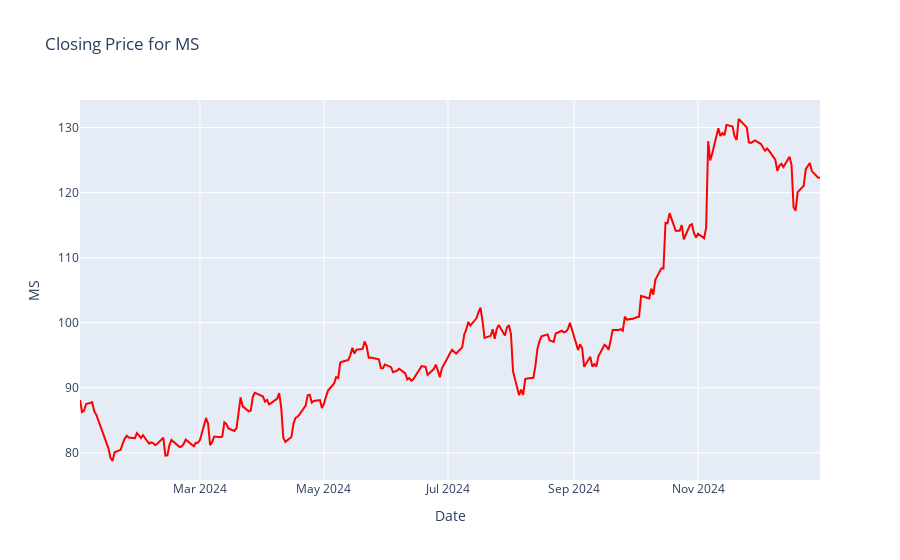

Notebook code cell kept with this figure:
### Code cell
# Visualize for MS
px.line(data, x=data.index, y='MS', title='Closing Price for MS',color_discrete_sequence=['Red'])

### Figure 1 — Plotly figure (JSON) as saved in the notebook; plotly's stock layout.template omitted (floating-point values rounded to 4 significant figures; data arrays with more than 128 entries replaced by an {"elided": "..."} marker saying what was removed)
{"data": [{"hovertemplate": "Date=%{x}<br>MS=%{y}<extra></extra>", "legendgroup": "", "line": {"color": "Red", "dash": "solid"}, "marker": {"symbol": "circle"}, "mode": "lines", "name": "", "orientation": "v", "showlegend": false, "type": "scatter", "x": {"elided": "252 str values"}, "xaxis": "x", "y": {"elided": "252 float values"}, "yaxis": "y"}], "layout": {"legend": {"tracegroupgap": 0}, "title": {"text": "Closing Price for MS"}, "xaxis": {"anchor": "y", "domain": [0, 1], "title": {"text": "Date"}}, "yaxis": {"anchor": "x", "domain": [0, 1], "title": {"text": "MS"}}}}
